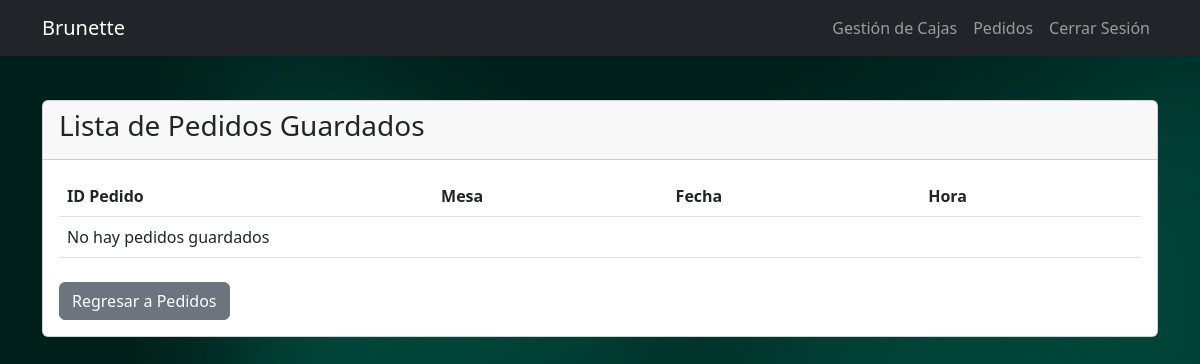
Before: /Pedidos/guardados/ with the older database file.
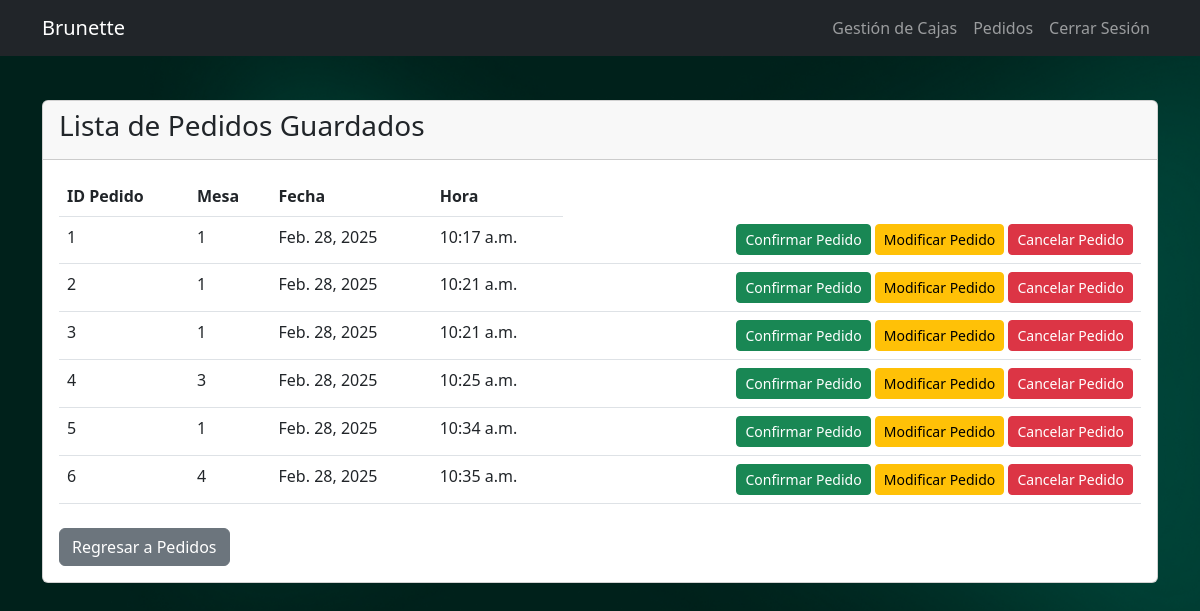
After: the same page with the newer database file.
### Pedidos/models.py (models this page shows)
class Pedidos(models.Model):
    id_pedido = models.AutoField(primary_key=True)
    id_mesa = models.ForeignKey(Mesas, models.DO_NOTHING, db_column='id_mesa')
    id_caja = models.ForeignKey(Caja, models.DO_NOTHING, db_column='id_caja',null=True)
    id_venta = models.ForeignKey(Ventas, models.DO_NOTHING, db_column='id_venta',null=True)
    id_empl = models.ForeignKey(Empleados, models.DO_NOTHING, db_column='id_empl',null=True)
    generado_ped = models.IntegerField(null=True)
    fecha_gen_ped = models.DateField(null=True)
    hora_gen_ped = models.TimeField(null=True)
    proceso_ped = models.IntegerField()
    fecha_pro_ped = models.DateField(blank=True, null=True)
    hora_pro_ped = models.TimeField(blank=True, null=True)
    listo_ped = models.IntegerField()
    fecha_lis_ped = models.DateField(blank=True, null=True)
    hora_lis_ped = models.TimeField(blank=True, null=True)
    entregado_ped = models.IntegerField()
    fecha_ent_ped = models.DateField(blank=True, null=True)
    hora_ent_ped = models.TimeField(blank=True, null=True)
    pagado_ped = models.IntegerField()
    fecha_pago_ped = models.TimeField(blank=True, null=True)
    tipo_pago_ped = models.CharField(max_length=50, blank=True, null=True)

### Mesas/models.py (models this page shows)
class Mesas(models.Model):
    id_mesa = models.IntegerField(primary_key=True)
    num_mesa = models.IntegerField()
    disponible_mesa = models.BooleanField(default=True)

### Pedidos/views.py (the view)
# urls.py: path('guardados/', views.pedidos_guardados, name='pedidos_guardados'),
def pedidos_guardados(request):
    pedidos = Pedidos.objects.all().order_by('-fecha_gen_ped')
    return render(request, "pedidos/pedidos_guardados.html", {"pedidos": pedidos})

### Pedidos/templates/Pedidos/pedidos_guardados.html
{% extends 'base.html' %}
{% block content %}
<div class="card">
    <div class="card-header">
        <h3>Lista de Pedidos Guardados</h3>
    </div>
    <div class="card-body">
        <table class="table">
            <thead>
                <tr>
                    <th>ID Pedido</th>
                    <th>Mesa</th>
                    <th>Fecha</th>
                    <th>Hora</th>
                </tr>
            </thead>
            <tbody>
                {% for pedido in pedidos %}
                <tr>
                    <td>{{ pedido.id_pedido }}</td>
                    <td>{{ pedido.id_mesa.num_mesa }}</td>
                    <td>{{ pedido.fecha_gen_ped }}</td>
                    <td>{{ pedido.hora_gen_ped }}</td>
                    <td class="text-end">
                        <a href="#" class="btn btn-success btn-sm">Confirmar Pedido</a>
                        <a href="#" class="btn btn-warning btn-sm">Modificar Pedido</a>
                        <a href="#" class="btn btn-danger btn-sm">Cancelar Pedido</a>
                    </td>
                </tr>
                {% empty %}
                <tr>
                    <td colspan="6">No hay pedidos guardados</td>
                </tr>
                {% endfor %}
            </tbody>
        </table>
        <div class="mt-4">
            <a href="{% url 'lista_pedidos' %}" class="btn btn-secondary">Regresar a Pedidos</a>
        </div>
    </div>
</div>
{% endblock %}

Changed rows visible on the page:
added Pedidos: id_pedido "1", id_mesa.num_mesa "1", fecha_gen_ped "Feb. 28, 2025", hora_gen_ped "10:17 a.m."
added Pedidos: id_pedido "2", id_mesa.num_mesa "1", fecha_gen_ped "Feb. 28, 2025", hora_gen_ped "10:21 a.m."
added Pedidos: id_pedido "3", id_mesa.num_mesa "1", fecha_gen_ped "Feb. 28, 2025", hora_gen_ped "10:21 a.m."
added Pedidos: id_pedido "4", id_mesa.num_mesa "3", fecha_gen_ped "Feb. 28, 2025", hora_gen_ped "10:25 a.m."
added Pedidos: id_pedido "5", id_mesa.num_mesa "1", fecha_gen_ped "Feb. 28, 2025", hora_gen_ped "10:34 a.m."
added Pedidos: id_pedido "6", id_mesa.num_mesa "4", fecha_gen_ped "Feb. 28, 2025", hora_gen_ped "10:35 a.m."
Other visible differences:
text no longer shown: "No hay pedidos guardados"
